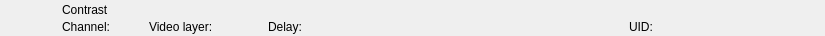
<?xml version="1.0" encoding="UTF-8"?>
<ui version="4.0">
 <class>RundownContrastWidget</class>
 <widget class="QWidget" name="RundownContrastWidget">
  <property name="geometry">
   <rect>
    <x>0</x>
    <y>0</y>
    <width>825</width>
    <height>36</height>
   </rect>
  </property>
  <layout class="QHBoxLayout" name="horizontalLayout">
   <property name="spacing">
    <number>0</number>
   </property>
   <property name="margin">
    <number>0</number>
   </property>
   <item>
    <widget class="QFrame" name="frameItem">
     <property name="sizePolicy">
      <sizepolicy hsizetype="Preferred" vsizetype="Fixed">
       <horstretch>0</horstretch>
       <verstretch>0</verstretch>
      </sizepolicy>
     </property>
     <property name="minimumSize">
      <size>
       <width>0</width>
       <height>36</height>
      </size>
     </property>
     <widget class="QLabel" name="labelIcon">
      <property name="geometry">
       <rect>
        <x>22</x>
        <y>2</y>
        <width>32</width>
        <height>32</height>
       </rect>
      </property>
      <property name="text">
       <string/>
      </property>
      <property name="pixmap">
       <pixmap resource="../Widgets.qrc">:/Graphics/Images/Contrast.png</pixmap>
      </property>
      <property name="scaledContents">
       <bool>true</bool>
      </property>
     </widget>
     <widget class="QLabel" name="labelChannel">
      <property name="geometry">
       <rect>
        <x>62</x>
        <y>19</y>
        <width>78</width>
        <height>16</height>
       </rect>
      </property>
      <property name="text">
       <string>Channel:</string>
      </property>
     </widget>
     <widget class="QLabel" name="labelLabel">
      <property name="geometry">
       <rect>
        <x>62</x>
        <y>2</y>
        <width>561</width>
        <height>16</height>
       </rect>
      </property>
      <property name="text">
       <string>Contrast</string>
      </property>
     </widget>
     <widget class="QLabel" name="labelVideolayer">
      <property name="geometry">
       <rect>
        <x>149</x>
        <y>19</y>
        <width>110</width>
        <height>16</height>
       </rect>
      </property>
      <property name="text">
       <string>Video layer:</string>
      </property>
     </widget>
     <widget class="QLabel" name="labelColor">
      <property name="geometry">
       <rect>
        <x>0</x>
        <y>0</y>
        <width>18</width>
        <height>36</height>
       </rect>
      </property>
      <property name="text">
       <string/>
      </property>
     </widget>
     <widget class="QLabel" name="labelGroupColor">
      <property name="geometry">
       <rect>
        <x>0</x>
        <y>0</y>
        <width>6</width>
        <height>36</height>
       </rect>
      </property>
      <property name="text">
       <string/>
      </property>
     </widget>
     <widget class="QLabel" name="labelDevice">
      <property name="geometry">
       <rect>
        <x>360</x>
        <y>19</y>
        <width>260</width>
        <height>16</height>
       </rect>
      </property>
      <property name="text">
       <string></string>
      </property>
     </widget>
     <widget class="QLabel" name="labelDelay">
      <property name="geometry">
       <rect>
        <x>268</x>
        <y>19</y>
        <width>83</width>
        <height>16</height>
       </rect>
      </property>
      <property name="text">
       <string>Delay:</string>
      </property>
     </widget>
     <widget class="QLabel" name="labelRemoteTriggerId">
      <property name="geometry">
       <rect>
        <x>629</x>
        <y>19</y>
        <width>111</width>
        <height>16</height>
       </rect>
      </property>
      <property name="text">
       <string>UID:</string>
      </property>
     </widget>
    </widget>
   </item>
   <item>
    <widget class="QFrame" name="frameStatus">
     <property name="minimumSize">
      <size>
       <width>77</width>
       <height>0</height>
      </size>
     </property>
     <property name="maximumSize">
      <size>
       <width>77</width>
       <height>16777215</height>
      </size>
     </property>
     <widget class="QLabel" name="labelGpiConnected">
      <property name="geometry">
       <rect>
        <x>1</x>
        <y>2</y>
        <width>32</width>
        <height>32</height>
       </rect>
      </property>
      <property name="minimumSize">
       <size>
        <width>32</width>
        <height>32</height>
       </size>
      </property>
      <property name="maximumSize">
       <size>
        <width>32</width>
        <height>32</height>
       </size>
      </property>
      <property name="lineWidth">
       <number>0</number>
      </property>
      <property name="text">
       <string/>
      </property>
      <property name="pixmap">
       <pixmap resource="../Widgets.qrc">:/Graphics/Images/GpiConnected.png</pixmap>
      </property>
      <property name="scaledContents">
       <bool>true</bool>
      </property>
     </widget>
     <widget class="QLabel" name="labelDisconnected">
      <property name="geometry">
       <rect>
        <x>32</x>
        <y>2</y>
        <width>32</width>
        <height>32</height>
       </rect>
      </property>
      <property name="minimumSize">
       <size>
        <width>32</width>
        <height>32</height>
       </size>
      </property>
      <property name="maximumSize">
       <size>
        <width>32</width>
        <height>32</height>
       </size>
      </property>
      <property name="text">
       <string/>
      </property>
      <property name="pixmap">
       <pixmap resource="../Widgets.qrc">:/Graphics/Images/Disconnected.png</pixmap>
      </property>
      <property name="scaledContents">
       <bool>true</bool>
      </property>
     </widget>
     <widget class="QLabel" name="labelActiveColor">
      <property name="geometry">
       <rect>
        <x>69</x>
        <y>0</y>
        <width>8</width>
        <height>36</height>
       </rect>
      </property>
      <property name="minimumSize">
       <size>
        <width>8</width>
        <height>36</height>
       </size>
      </property>
      <property name="maximumSize">
       <size>
        <width>8</width>
        <height>36</height>
       </size>
      </property>
      <property name="text">
       <string/>
      </property>
     </widget>
    </widget>
   </item>
  </layout>
 </widget>
 <resources>
  <include location="../Widgets.qrc"/>
 </resources>
 <connections/>
 <slots>
  <slot>addToCombo()</slot>
 </slots>
</ui>
